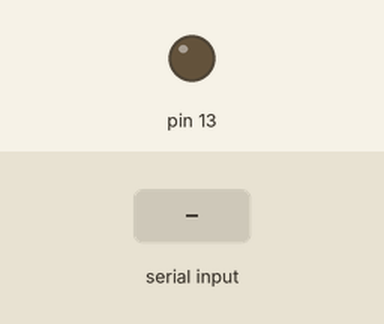
A sketch run on a simulated Arduino Uno, built with avr-gcc and run on an emulated ATmega328P. Shown: output pins drawn as LEDs (lit = HIGH). The test bench sets the inputs (shaded band). What the sketch prints to the serial monitor is not drawn.

Above: at 1.2 s.
1.3 s: "1" received over Serial
At 2.5 s:
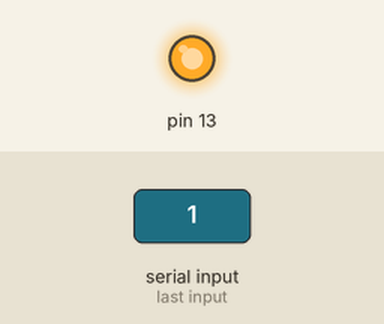
2.8 s: "0" received over Serial
At 3.8 s:
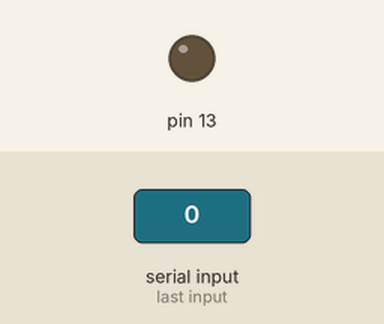
Timing chart, 0 to 5.8 s (numbered marks = the images above; inputs shaded):
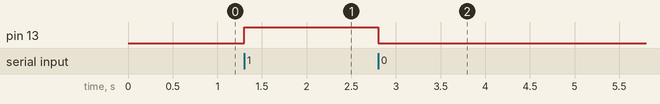

The sketch:

LED_User.ino
```cpp
void setup() {
// put your setup code here, to run once:
pinMode(13, OUTPUT);
Serial.begin(9600);
digitalWrite(13, LOW); // Start with LED turned OFF
Serial.println("Please send 1 to turn LED ON or 0 to turn LED OFF");
}

void loop() {
  // put your main code here, to run repeatedly:
   if (Serial.available() > 0) {
    int val = Serial.read();     // read the incoming byte:

    if (val == '1'){ // When 1 sent, turn ON LED
      digitalWrite(13, HIGH);
    } else if (val == '0'){ // When 0 sent, turn OFF LED
      digitalWrite(13, LOW);
    }
  }
}
```

Measured:
- after the input at 1.3 s, pin 13: LOW → HIGH at once
- after the input at 2.8 s, pin 13: HIGH → LOW at once
